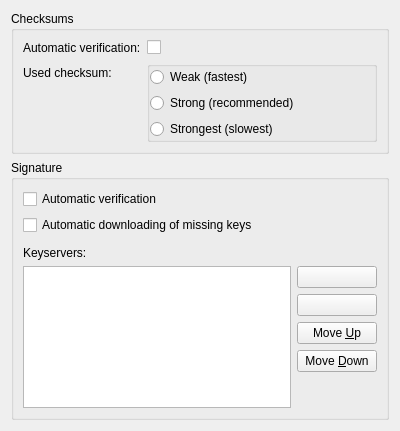
<?xml version="1.0" encoding="UTF-8"?>
<ui version="4.0">
 <class>VerificationPreferences</class>
 <widget class="QWidget" name="VerificationPreferences">
  <property name="geometry">
   <rect>
    <x>0</x>
    <y>0</y>
    <width>400</width>
    <height>431</height>
   </rect>
  </property>
  <property name="windowTitle">
   <string>Form</string>
  </property>
  <layout class="QVBoxLayout" name="verticalLayout">
   <item>
    <widget class="QGroupBox" name="groupBox">
     <property name="title">
      <string>Checksums</string>
     </property>
     <layout class="QFormLayout" name="formLayout">
      <item row="0" column="0">
       <widget class="QLabel" name="label_2">
        <property name="text">
         <string>Automatic verification:</string>
        </property>
       </widget>
      </item>
      <item row="1" column="1">
       <widget class="KButtonGroup" name="kcfg_ChecksumStrength">
        <property name="title">
         <string/>
        </property>
        <property name="flat">
         <bool>true</bool>
        </property>
        <layout class="QVBoxLayout" name="verticalLayout_5">
         <property name="margin">
          <number>0</number>
         </property>
         <item>
          <widget class="QRadioButton" name="radioButton_4">
           <property name="text">
            <string>Weak (fastest)</string>
           </property>
          </widget>
         </item>
         <item>
          <widget class="QRadioButton" name="radioButton_5">
           <property name="text">
            <string>Strong (recommended)</string>
           </property>
          </widget>
         </item>
         <item>
          <widget class="QRadioButton" name="radioButton_6">
           <property name="text">
            <string>Strongest (slowest)</string>
           </property>
          </widget>
         </item>
        </layout>
       </widget>
      </item>
      <item row="0" column="1">
       <widget class="QCheckBox" name="kcfg_ChecksumAutomaticVerification">
        <property name="text">
         <string/>
        </property>
       </widget>
      </item>
      <item row="1" column="0">
       <widget class="QLabel" name="label_3">
        <property name="text">
         <string>Used checksum:</string>
        </property>
       </widget>
      </item>
     </layout>
    </widget>
   </item>
   <item>
    <widget class="QGroupBox" name="signatureGroup">
     <property name="title">
      <string>Signature</string>
     </property>
     <layout class="QVBoxLayout" name="verticalLayout_4">
      <item>
       <widget class="QCheckBox" name="kcfg_SignatureAutomaticVerification">
        <property name="text">
         <string>Automatic verification</string>
        </property>
       </widget>
      </item>
      <item>
       <widget class="QCheckBox" name="kcfg_SignatureAutomaticDownloading">
        <property name="text">
         <string>Automatic downloading of missing keys</string>
        </property>
       </widget>
      </item>
      <item>
       <spacer name="verticalSpacer">
        <property name="orientation">
         <enum>Qt::Vertical</enum>
        </property>
        <property name="sizeType">
         <enum>QSizePolicy::Fixed</enum>
        </property>
        <property name="sizeHint" stdset="0">
         <size>
          <width>20</width>
          <height>5</height>
         </size>
        </property>
       </spacer>
      </item>
      <item>
       <widget class="QLabel" name="label">
        <property name="text">
         <string>Keyservers:</string>
        </property>
       </widget>
      </item>
      <item>
       <layout class="QHBoxLayout" name="horizontalLayout">
        <item>
         <widget class="QListView" name="keyServers"/>
        </item>
        <item>
         <layout class="QVBoxLayout" name="verticalLayout_2">
          <item>
           <widget class="KPushButton" name="add"/>
          </item>
          <item>
           <widget class="KPushButton" name="remove"/>
          </item>
          <item>
           <widget class="KPushButton" name="up">
            <property name="text">
             <string>Move &amp;Up</string>
            </property>
           </widget>
          </item>
          <item>
           <widget class="KPushButton" name="down">
            <property name="text">
             <string>Move &amp;Down</string>
            </property>
           </widget>
          </item>
          <item>
           <spacer name="verticalSpacer_2">
            <property name="orientation">
             <enum>Qt::Vertical</enum>
            </property>
            <property name="sizeHint" stdset="0">
             <size>
              <width>20</width>
              <height>40</height>
             </size>
            </property>
           </spacer>
          </item>
         </layout>
        </item>
       </layout>
      </item>
     </layout>
     <zorder>kcfg_SignatureAutomaticVerification</zorder>
     <zorder>kcfg_SignatureAutomaticDownloading</zorder>
     <zorder>verticalSpacer</zorder>
     <zorder>label</zorder>
    </widget>
   </item>
  </layout>
 </widget>
 <customwidgets>
  <customwidget>
   <class>KButtonGroup</class>
   <extends>QGroupBox</extends>
   <header>kbuttongroup.h</header>
   <container>1</container>
  </customwidget>
  <customwidget>
   <class>KPushButton</class>
   <extends>QPushButton</extends>
   <header>kpushbutton.h</header>
  </customwidget>
 </customwidgets>
 <resources/>
 <connections/>
</ui>
